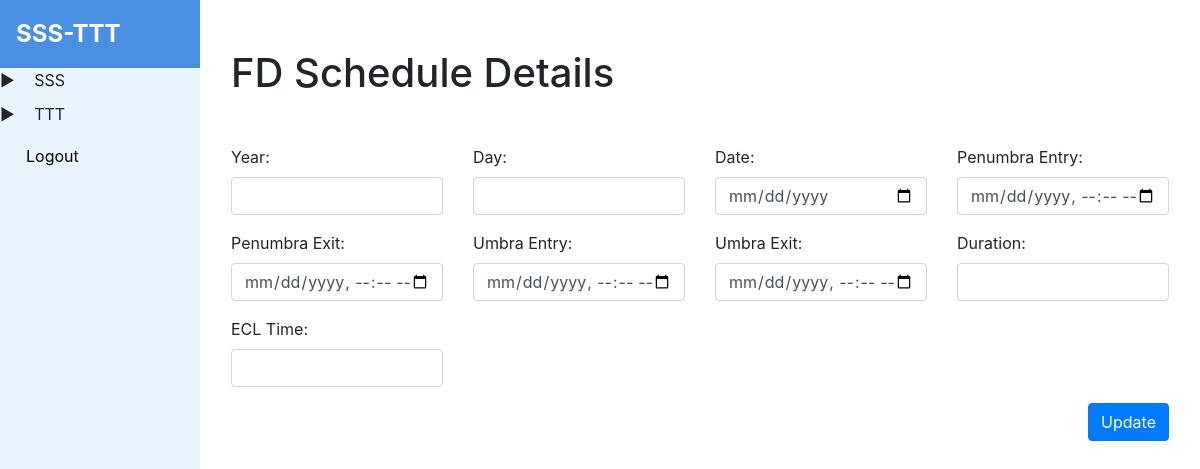
The app's page /fd_schedule/update/3 (signed in), older data.
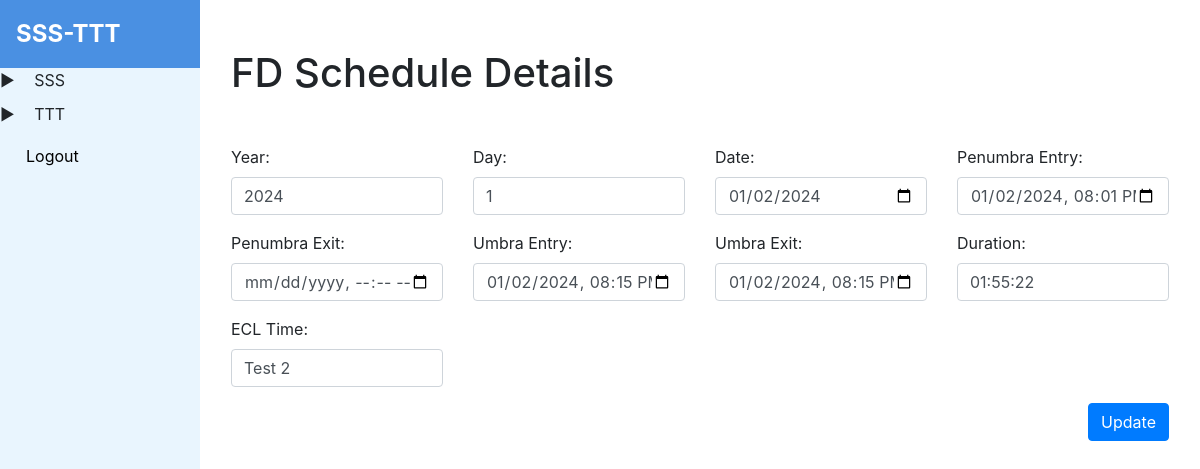
The same page, newer data.
### tables this page shows
CREATE TABLE 't_fd_schedule' (
        id INTEGER PRIMARY KEY AUTOINCREMENT,
        year INTEGER,
        day INTEGER,
        date DATE,
        penumbra_entry DATETIME NOT NULL,
        penumbra_exit DATETIME,
        umbra_entry DATETIME,
        umbra_exit DATETIME,
        duration VARCHAR(1000),
        ECL_TIME VARCHAR(255)
    );

### app.py (the view)
@app.route('/fd_schedule/update/<int:fd_schedule_id>')
@check_login
def fd_schedule_update_view(fd_schedule_id):
    data = get_record_by_table_name('t_fd_schedule', fd_schedule_id)
    return render_template('fd_schedule/fd_schedule_update.html', fd_schedule=data)

### app.py (called while the page is built)
def check_login(f):
    @wraps(f)
    def decorated_function(*args, **kwargs):
        if session.get('user') is None:
            return redirect(url_for('login'))
        return f(*args, **kwargs)
    return decorated_function

### db_helper.py (called while the page is built)
def get_record_by_table_name(table_name: str, record_id: int):
    cursor = conn.cursor()
    cursor.execute(f'SELECT * FROM {table_name} WHERE id = {record_id}')
    result = cursor.fetchone()
    cursor.close()
    return result

### templates/fd_schedule/fd_schedule_update.html
{% extends 'base.html' %}
{% block content %}
  <div class="container my-5">
    <div class="row">
      <div class="col-12">
        <h1 class="text-start mb-5">FD Schedule Details</h1>
      </div>
    </div>
      <form method="POST" action="/api/fd_schedule/update/{{fd_schedule[0]}}">
        <div class="row">
          <div class="col-md-3">
            <div class="form-group">
              <label>Year:</label>
              <input type="text" class="form-control" id="year" name="year" value="{{ fd_schedule[1] }}">
            </div>
          </div>
          <div class="col-md-3">
            <div class="form-group">
              <label>Day:</label>
              <input type="text" class="form-control" id="day" name="day" value="{{ fd_schedule[2] }}">
            </div>
          </div>
          <div class="col-md-3">
            <div class="form-group">
              <label>Date:</label>
              <input type="date" class="form-control" id="date" name="date" value="{{ fd_schedule[3] }}">
            </div>
          </div>
          <div class="col-md-3">
            <div class="form-group">
              <label>Penumbra Entry:</label>
              <input type="datetime-local" class="form-control" id="penumbra_entry" name="penumbra_entry" value="{{ fd_schedule[4] }}">
            </div>
          </div>
        </div>
        <div class="row">
          <div class="col-md-3">
            <div class="form-group">
              <label>Penumbra Exit:</label>
              <input type="datetime-local" class="form-control" id="penumbra_exit" name="penumbra_exit" value="{{ fd_schedule[5] }}">
            </div>
          </div>
          <div class="col-md-3">
            <div class="form-group">
              <label>Umbra Entry:</label>
              <input type="datetime-local" class="form-control" id="umbra_entry" name="umbra_entry" value="{{ fd_schedule[6] }}">
            </div>
          </div>
          <div class="col-md-3">
            <div class="form-group">
              <label>Umbra Exit:</label>
              <input type="datetime-local" class="form-control" id="umbra_exit" name="umbra_exit" value="{{ fd_schedule[7] }}">
            </div>
          </div>
          <div class="col-md-3">
            <div class="form-group">
              <label>Duration:</label>
              <input type="text" class="form-control" id="duration" name="duration" value="{{ fd_schedule[8] }}">
            </div>
          </div>
        </div>
        <div class="row">
          <div class="col-md-3">
            <div class="form-group">
              <label>ECL Time:</label>
              <input type="text" class="form-control" id="ecl_time" name="ecl_time" value="{{ fd_schedule[9] }}">
            </div>
          </div>
        </div>
        <div class="d-flex justify-content-end align-items-center">
          <button type="submit" class="btn btn-primary">Update</button>
        </div>
        </form>
  </div>
{% endblock %}

Row changes from the older to the newer data that the page shows:
added t_fd_schedule: year "2024", day "1", date "01/02/2024", penumbra_entry "01/02/2024 20:01", umbra_entry "01/02/2024 20:15", umbra_exit "01/02/2024 20:15", duration "01:55:22", ecl_time "Test 2"
